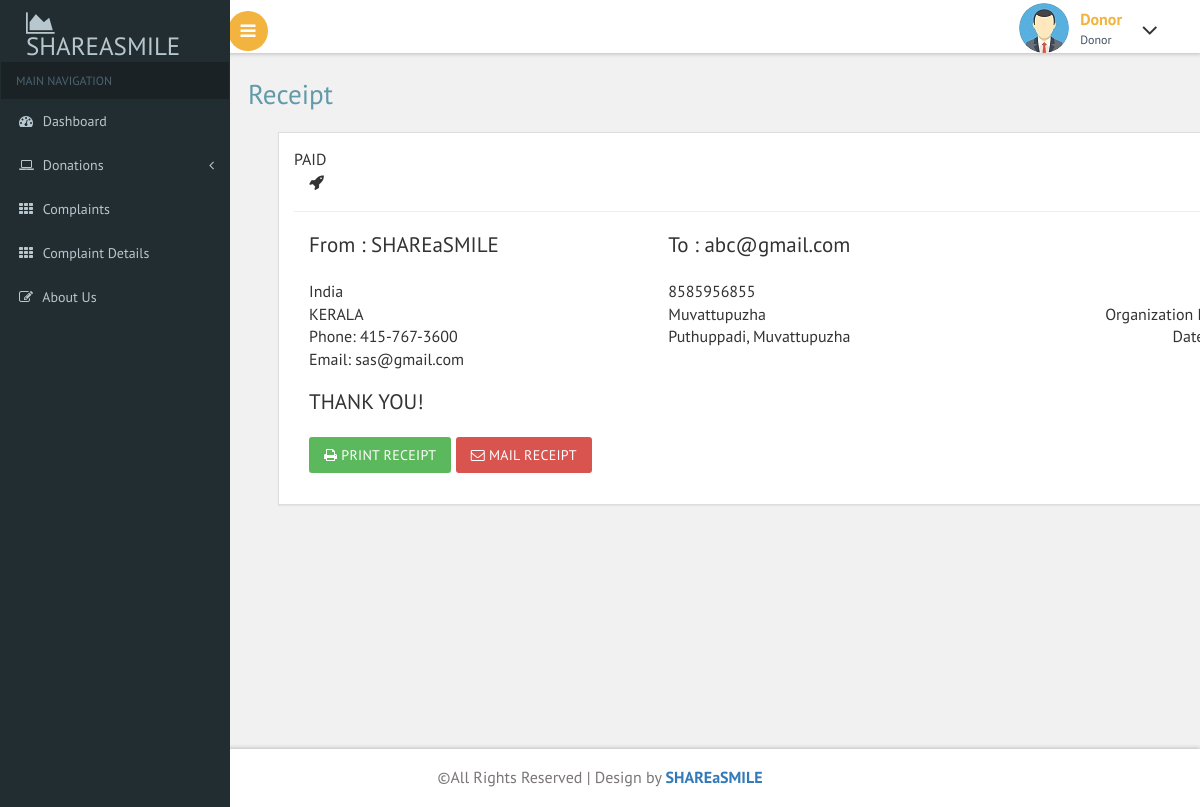
/donor/recipt.php?id=57&donation_id=26 (signed in), run on the app's committed database.
### tables this page shows
CREATE TABLE `payment` (
  `payment_id` int(11) NOT NULL,
  `full_name` varchar(100) NOT NULL,
  `email` varchar(100) NOT NULL,
  `phone_number` varchar(15) NOT NULL,
  `city` varchar(100) NOT NULL,
  `address` varchar(500) NOT NULL,
  `amount` varchar(20) NOT NULL,
  `payment_status` int(11) NOT NULL,
  `donor_email` varchar(50) NOT NULL,
  `organization_email` varchar(500) NOT NULL,
  `donation_id` int(11) NOT NULL,
  `time_stamp` timestamp NOT NULL DEFAULT current_timestamp()
);

### donor/recipt.php (the view, shortened to what this page needs)
<?php
include("header.php");
?>
<div id="page-wrapper">
    <div class="main-page">
        <h2 class="title1">Receipt</h2>
        <?php
        if (isset($_GET['id']) && isset($_GET['donation_id'])) {
            $payment_id = intval($_GET['id']);
            require("connect.php");
            $stmt = $conn->prepare("SELECT * FROM payment WHERE payment_id = ?");
            $stmt->bind_param("i", $payment_id);
            $stmt->execute();
            $res = $stmt->get_result();
            if ($res->num_rows > 0) {
                $row = $res->fetch_assoc();
?>
                <link href="https://maxcdn.bootstrapcdn.com/font-awesome/4.3.0/css/font-awesome.min.css"
                      rel="stylesheet">
                <div class="container bootstrap snippets bootdeys">
                    <div class="row">
                        <div class="col-sm-12">
                            <div class="panel panel-default invoice" id="invoice">
                                <div class="panel-body">
                                    <div class="invoice-ribbon">
                                        <div class="ribbon-inner">PAID</div>
                                    </div>
                                    <div class="row">
                                        <div class="col-sm-6 top-left">
                                            <i class="fa fa-rocket"></i>
                                        </div>
                                        <div class="col-sm-6 top-right">
                                        </div>
                                    </div>
                                    <hr>
                                    <div class="row">
                                        <div class="col-xs-4 from">
                                            <p class="lead marginbottom">From : SHAREaSMILE</p>
                                            <p>India</p>
                                            <p>KERALA</p>
                                            <p>Phone: 415-767-3600</p>
                                            <p>Email: sas@gmail.com</p>
                                        </div>
                                        <div class="col-xs-4 to">
                                            <p class="lead marginbottom">To : <?php echo $row['donor_email']; ?></p>
                                            <p><?php echo $row['phone_number']; ?></p>
                                            <p><?php echo $row['city']; ?></p>
                                            <p><?php echo $row['address']; ?></p>
                                        </div>
                                        <div class="col-xs-4 text-right payment-details">
                                            <p class="lead marginbottom payment-info">Payment details</p>
                                            <p>Amount: <?php echo $row['amount']; ?></p>
                                            <p>Organization Email: <?php echo $row['organization_email']; ?></p>
                                            <p>Date: <?php echo $row['time_stamp']; ?></p>
                                        </div>
                                    </div>
                                    <div class="row">
                                        <div class="col-xs-6 margintop">
                                            <p class="lead marginbottom">THANK YOU!</p>
                                            <form method="post">
                                                <button class="btn btn-success" id="invoice-print"
                                                        name="print_receipt"
                                                        onclick="printReceipt()"><i class="fa fa-print"></i> Print Receipt
                                                </button>
                                                <button class="btn btn-danger" name="send_receipt"><i
                                                            class="fa fa-envelope-o"></i> Mail Receipt
                                                </button>
                                            </form>
                                        </div>
                                    </div>
                                </div>
                            </div>
                        </div>
                    </div>
                </div>
                <?php
            }
        }
        ?>
    </div>
</div>
<?php
include("footer.php");
?>

### donor/css/custom.css (style rules this page uses)
#page-wrapper { padding:5em 2em 2.5em; background-color: #F1F1F1; }

### data on the page
payment: donor_email "abc@gmail.com", phone_number "8585956855", city "Muvattupuzha", address "Puthuppadi, Muvattupuzha"
